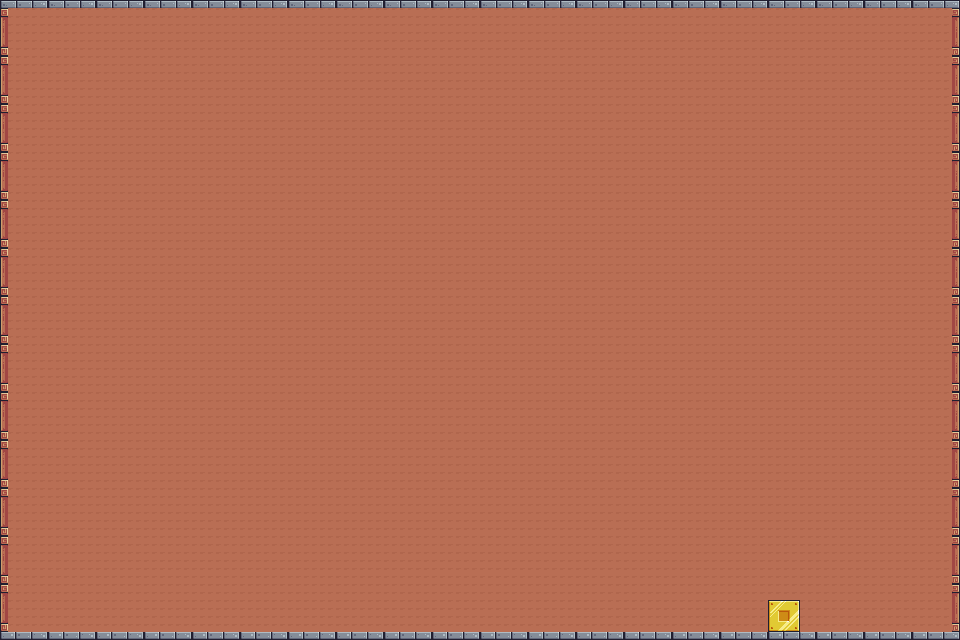

Tiled map render using the project's own tile images. Description and the map definition, with tile-layer contents summarised, below:
An orthogonal 120x80 tile map with 8x8 px tiles, 2 tile layers (background, obj_img) and 1 object (box01).

<map version="1.10" tiledversion="1.10.1" orientation="orthogonal" renderorder="right-down" width="120" height="80" tilewidth="8" tileheight="8" infinite="0" nextlayerid="4" nextobjectid="14">
 <tileset firstgid="1" name="terrain" tilewidth="8" tileheight="8" tilecount="968" columns="44">
  <image source="Terrain/Terrain (16x16).png" width="352" height="176" />
 </tileset>
 <layer id="1" name="background" width="120" height="80" locked="1">
  <data>[9600 cells, 9600 non-empty, 25 distinct tile ids]</data>
 </layer>
 <layer id="3" name="obj_img" width="120" height="80" locked="1">
  <data>[9600 cells, 16 non-empty, 16 distinct tile ids]</data>
 </layer>
 <objectgroup id="2" name="obj">
  <object id="12" name="box01" x="768.25" y="600" width="31.75" height="31">
   <properties>
    <property name="test" value="1" />
   </properties>
  </object>
 </objectgroup>
</map>
